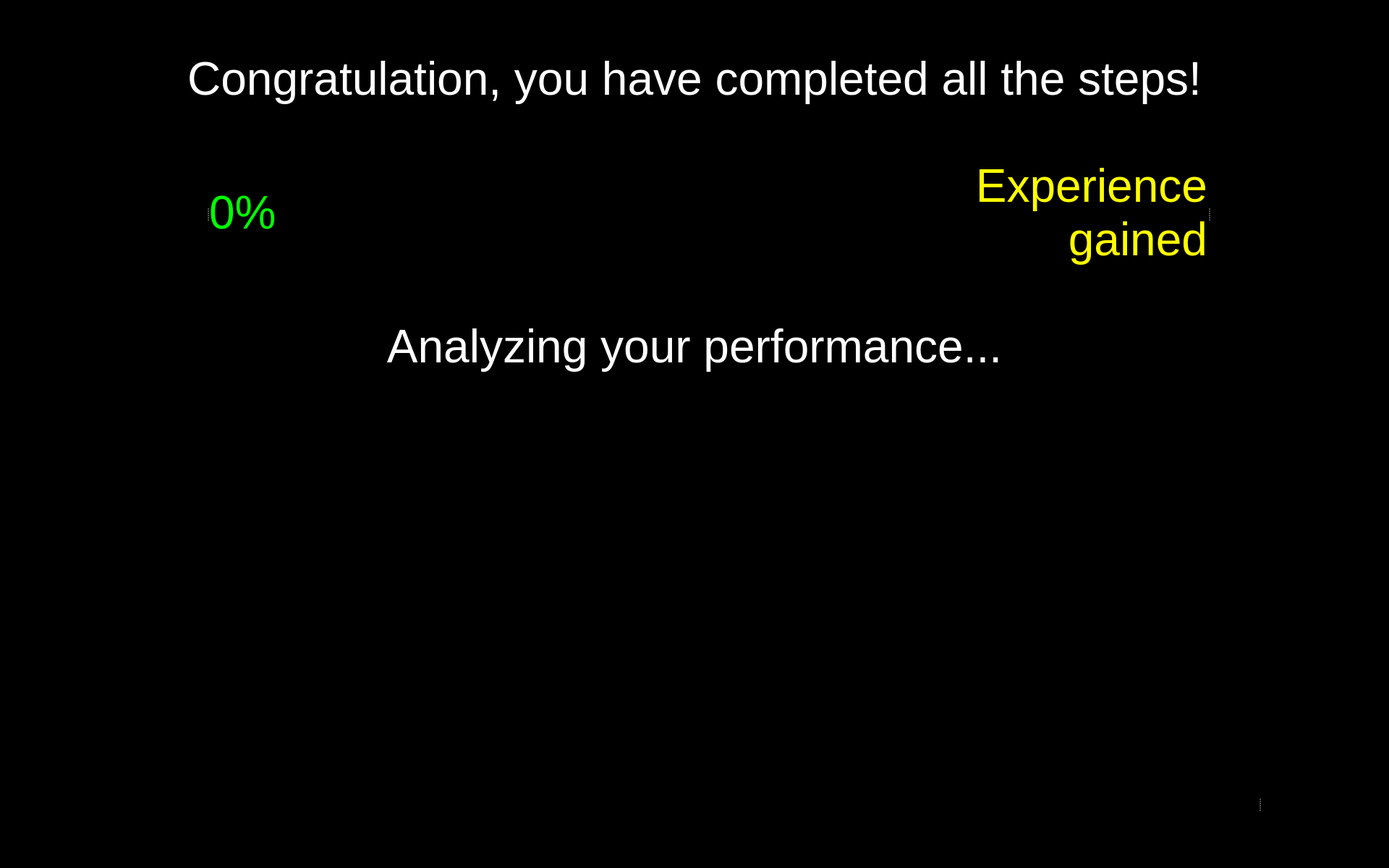
<?xml version="1.0" encoding="UTF-8"?>
<ui version="4.0">
 <class>FoodAssist</class>
 <widget class="QWidget" name="FoodAssist">
  <property name="windowModality">
   <enum>Qt::WindowModal</enum>
  </property>
  <property name="enabled">
   <bool>true</bool>
  </property>
  <property name="geometry">
   <rect>
    <x>0</x>
    <y>0</y>
    <width>1920</width>
    <height>1200</height>
   </rect>
  </property>
  <property name="sizePolicy">
   <sizepolicy hsizetype="Preferred" vsizetype="Preferred">
    <horstretch>0</horstretch>
    <verstretch>0</verstretch>
   </sizepolicy>
  </property>
  <property name="minimumSize">
   <size>
    <width>0</width>
    <height>0</height>
   </size>
  </property>
  <property name="maximumSize">
   <size>
    <width>1920</width>
    <height>1200</height>
   </size>
  </property>
  <property name="windowTitle">
   <string>Food Assist</string>
  </property>
  <property name="windowOpacity">
   <double>1.000000000000000</double>
  </property>
  <property name="styleSheet">
   <string notr="true">background-color: rgb(0, 0, 0);</string>
  </property>
  <widget class="QLabel" name="label_text_2">
   <property name="geometry">
    <rect>
     <x>460</x>
     <y>390</y>
     <width>1000</width>
     <height>180</height>
    </rect>
   </property>
   <property name="font">
    <font>
     <family>Arial</family>
     <pointsize>48</pointsize>
     <weight>9</weight>
     <italic>false</italic>
     <bold>false</bold>
    </font>
   </property>
   <property name="styleSheet">
    <string notr="true">font: 75 48pt &quot;Arial&quot;;
color: rgb(255, 255, 255);</string>
   </property>
   <property name="text">
    <string>Analyzing your performance...</string>
   </property>
   <property name="textFormat">
    <enum>Qt::RichText</enum>
   </property>
   <property name="alignment">
    <set>Qt::AlignCenter</set>
   </property>
   <property name="wordWrap">
    <bool>true</bool>
   </property>
  </widget>
  <widget class="QPushButton" name="button_view">
   <property name="enabled">
    <bool>true</bool>
   </property>
   <property name="geometry">
    <rect>
     <x>880</x>
     <y>210</y>
     <width>150</width>
     <height>150</height>
    </rect>
   </property>
   <property name="minimumSize">
    <size>
     <width>81</width>
     <height>81</height>
    </size>
   </property>
   <property name="maximumSize">
    <size>
     <width>150</width>
     <height>150</height>
    </size>
   </property>
   <property name="cursor">
    <cursorShape>OpenHandCursor</cursorShape>
   </property>
   <property name="focusPolicy">
    <enum>Qt::WheelFocus</enum>
   </property>
   <property name="contextMenuPolicy">
    <enum>Qt::DefaultContextMenu</enum>
   </property>
   <property name="layoutDirection">
    <enum>Qt::LeftToRight</enum>
   </property>
   <property name="autoFillBackground">
    <bool>false</bool>
   </property>
   <property name="styleSheet">
    <string notr="true"/>
   </property>
   <property name="icon">
    <iconset resource="resources/res.qrc">
     <normaloff>:/buttons/Button View.svg</normaloff>:/buttons/Button View.svg</iconset>
   </property>
   <property name="iconSize">
    <size>
     <width>144</width>
     <height>144</height>
    </size>
   </property>
   <property name="autoDefault">
    <bool>false</bool>
   </property>
   <property name="default">
    <bool>false</bool>
   </property>
   <property name="flat">
    <bool>true</bool>
   </property>
  </widget>
  <widget class="QWidget" name="widget_2" native="true">
   <property name="geometry">
    <rect>
     <x>1559</x>
     <y>1030</y>
     <width>361</width>
     <height>161</height>
    </rect>
   </property>
   <property name="styleSheet">
    <string notr="true">background-color: rgb(0,0,0);</string>
   </property>
   <widget class="QSplitter" name="splitter_2">
    <property name="geometry">
     <rect>
      <x>6</x>
      <y>6</y>
      <width>351</width>
      <height>150</height>
     </rect>
    </property>
    <property name="frameShape">
     <enum>QFrame::NoFrame</enum>
    </property>
    <property name="frameShadow">
     <enum>QFrame::Plain</enum>
    </property>
    <property name="lineWidth">
     <number>0</number>
    </property>
    <property name="orientation">
     <enum>Qt::Horizontal</enum>
    </property>
    <property name="opaqueResize">
     <bool>false</bool>
    </property>
    <property name="handleWidth">
     <number>53</number>
    </property>
    <property name="childrenCollapsible">
     <bool>false</bool>
    </property>
    <widget class="QPushButton" name="button_restart">
     <property name="enabled">
      <bool>true</bool>
     </property>
     <property name="minimumSize">
      <size>
       <width>81</width>
       <height>81</height>
      </size>
     </property>
     <property name="maximumSize">
      <size>
       <width>150</width>
       <height>150</height>
      </size>
     </property>
     <property name="cursor">
      <cursorShape>OpenHandCursor</cursorShape>
     </property>
     <property name="focusPolicy">
      <enum>Qt::WheelFocus</enum>
     </property>
     <property name="contextMenuPolicy">
      <enum>Qt::DefaultContextMenu</enum>
     </property>
     <property name="layoutDirection">
      <enum>Qt::LeftToRight</enum>
     </property>
     <property name="autoFillBackground">
      <bool>false</bool>
     </property>
     <property name="styleSheet">
      <string notr="true"/>
     </property>
     <property name="icon">
      <iconset>
       <normaloff>resources/Button Restart.svg</normaloff>resources/Button Restart.svg</iconset>
     </property>
     <property name="iconSize">
      <size>
       <width>144</width>
       <height>144</height>
      </size>
     </property>
     <property name="autoDefault">
      <bool>false</bool>
     </property>
     <property name="default">
      <bool>false</bool>
     </property>
     <property name="flat">
      <bool>true</bool>
     </property>
    </widget>
    <widget class="QPushButton" name="button_exit">
     <property name="enabled">
      <bool>true</bool>
     </property>
     <property name="minimumSize">
      <size>
       <width>81</width>
       <height>81</height>
      </size>
     </property>
     <property name="maximumSize">
      <size>
       <width>150</width>
       <height>150</height>
      </size>
     </property>
     <property name="cursor">
      <cursorShape>OpenHandCursor</cursorShape>
     </property>
     <property name="focusPolicy">
      <enum>Qt::WheelFocus</enum>
     </property>
     <property name="contextMenuPolicy">
      <enum>Qt::DefaultContextMenu</enum>
     </property>
     <property name="icon">
      <iconset resource="resources/res.qrc">
       <normaloff>:/buttons/Button Exit.svg</normaloff>:/buttons/Button Exit.svg</iconset>
     </property>
     <property name="iconSize">
      <size>
       <width>144</width>
       <height>144</height>
      </size>
     </property>
     <property name="autoDefault">
      <bool>false</bool>
     </property>
     <property name="default">
      <bool>false</bool>
     </property>
     <property name="flat">
      <bool>true</bool>
     </property>
    </widget>
   </widget>
  </widget>
  <widget class="QLabel" name="label_text_1">
   <property name="geometry">
    <rect>
     <x>40</x>
     <y>20</y>
     <width>1840</width>
     <height>180</height>
    </rect>
   </property>
   <property name="font">
    <font>
     <family>Arial</family>
     <pointsize>48</pointsize>
     <weight>9</weight>
     <italic>false</italic>
     <bold>false</bold>
    </font>
   </property>
   <property name="styleSheet">
    <string notr="true">font: 75 48pt &quot;Arial&quot;;
color: rgb(255, 255, 255);</string>
   </property>
   <property name="text">
    <string>Congratulation, you have completed all the steps!</string>
   </property>
   <property name="textFormat">
    <enum>Qt::RichText</enum>
   </property>
   <property name="alignment">
    <set>Qt::AlignCenter</set>
   </property>
   <property name="wordWrap">
    <bool>true</bool>
   </property>
  </widget>
  <widget class="QWidget" name="widget_score" native="true">
   <property name="geometry">
    <rect>
     <x>250</x>
     <y>220</y>
     <width>500</width>
     <height>150</height>
    </rect>
   </property>
   <widget class="QSplitter" name="splitter_3">
    <property name="geometry">
     <rect>
      <x>0</x>
      <y>0</y>
      <width>500</width>
      <height>150</height>
     </rect>
    </property>
    <property name="orientation">
     <enum>Qt::Horizontal</enum>
    </property>
    <widget class="QLabel" name="score_flag">
     <property name="enabled">
      <bool>true</bool>
     </property>
     <property name="sizePolicy">
      <sizepolicy hsizetype="Preferred" vsizetype="Preferred">
       <horstretch>0</horstretch>
       <verstretch>0</verstretch>
      </sizepolicy>
     </property>
     <property name="maximumSize">
      <size>
       <width>150</width>
       <height>150</height>
      </size>
     </property>
     <property name="text">
      <string/>
     </property>
     <property name="pixmap">
      <pixmap resource="resources/res.qrc">:/img/Score Flag.svg</pixmap>
     </property>
    </widget>
    <widget class="QLabel" name="label_text_score">
     <property name="font">
      <font>
       <family>Arial</family>
       <pointsize>48</pointsize>
       <weight>9</weight>
       <italic>false</italic>
       <bold>false</bold>
      </font>
     </property>
     <property name="styleSheet">
      <string notr="true">font: 75 48pt &quot;Arial&quot;;
color: rgb(0, 255, 0);</string>
     </property>
     <property name="text">
      <string>0%</string>
     </property>
     <property name="textFormat">
      <enum>Qt::RichText</enum>
     </property>
     <property name="alignment">
      <set>Qt::AlignLeading|Qt::AlignLeft|Qt::AlignVCenter</set>
     </property>
     <property name="wordWrap">
      <bool>true</bool>
     </property>
    </widget>
   </widget>
  </widget>
  <widget class="QWidget" name="widget_xp" native="true">
   <property name="geometry">
    <rect>
     <x>1180</x>
     <y>220</y>
     <width>500</width>
     <height>150</height>
    </rect>
   </property>
   <widget class="QSplitter" name="splitter">
    <property name="geometry">
     <rect>
      <x>0</x>
      <y>0</y>
      <width>500</width>
      <height>150</height>
     </rect>
    </property>
    <property name="orientation">
     <enum>Qt::Horizontal</enum>
    </property>
    <widget class="QLabel" name="label_text_xp">
     <property name="font">
      <font>
       <family>Arial</family>
       <pointsize>48</pointsize>
       <weight>9</weight>
       <italic>false</italic>
       <bold>false</bold>
      </font>
     </property>
     <property name="layoutDirection">
      <enum>Qt::LeftToRight</enum>
     </property>
     <property name="styleSheet">
      <string notr="true">font: 75 48pt &quot;Arial&quot;;
color: rgb(255, 255, 0);</string>
     </property>
     <property name="text">
      <string>Experience gained</string>
     </property>
     <property name="textFormat">
      <enum>Qt::RichText</enum>
     </property>
     <property name="alignment">
      <set>Qt::AlignRight|Qt::AlignTrailing|Qt::AlignVCenter</set>
     </property>
     <property name="wordWrap">
      <bool>true</bool>
     </property>
    </widget>
    <widget class="QLabel" name="xp_bolt">
     <property name="maximumSize">
      <size>
       <width>150</width>
       <height>150</height>
      </size>
     </property>
     <property name="text">
      <string/>
     </property>
     <property name="pixmap">
      <pixmap resource="resources/res.qrc">:/img/XP Bolt.svg</pixmap>
     </property>
    </widget>
   </widget>
  </widget>
  <widget class="QLabel" name="label_party">
   <property name="geometry">
    <rect>
     <x>830</x>
     <y>160</y>
     <width>257</width>
     <height>257</height>
    </rect>
   </property>
   <property name="text">
    <string/>
   </property>
   <property name="pixmap">
    <pixmap resource="resources/res.qrc">:/img/Partying Face.png</pixmap>
   </property>
   <property name="alignment">
    <set>Qt::AlignCenter</set>
   </property>
  </widget>
  <zorder>label_text_1</zorder>
  <zorder>label_text_2</zorder>
  <zorder>widget_2</zorder>
  <zorder>widget_score</zorder>
  <zorder>widget_xp</zorder>
  <zorder>label_party</zorder>
  <zorder>button_view</zorder>
 </widget>
 <resources>
  <include location="resources/res.qrc"/>
 </resources>
 <connections/>
</ui>
